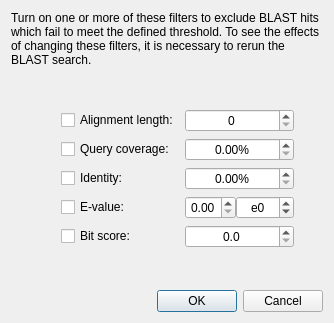
<?xml version="1.0" encoding="UTF-8"?>
<ui version="4.0">
 <class>BlastHitFiltersDialog</class>
 <widget class="QDialog" name="BlastHitFiltersDialog">
  <property name="geometry">
   <rect>
    <x>0</x>
    <y>0</y>
    <width>334</width>
    <height>323</height>
   </rect>
  </property>
  <property name="windowTitle">
   <string>BLAST hit filters</string>
  </property>
  <layout class="QGridLayout" name="gridLayout">
   <item row="5" column="1">
    <widget class="InfoTextWidget" name="eValueInfoText" native="true">
     <property name="sizePolicy">
      <sizepolicy hsizetype="Fixed" vsizetype="Fixed">
       <horstretch>0</horstretch>
       <verstretch>0</verstretch>
      </sizepolicy>
     </property>
     <property name="minimumSize">
      <size>
       <width>16</width>
       <height>16</height>
      </size>
     </property>
     <property name="toolTip">
      <string>&lt;html&gt;&lt;head/&gt;&lt;body&gt;&lt;p&gt;This filter will exclude any BLAST hits with a bit score length less than the specified value. I.e. only hits with a bit score greater than or equal to the value will be included in BLAST results. &lt;/p&gt;&lt;/body&gt;&lt;/html&gt;</string>
     </property>
    </widget>
   </item>
   <item row="2" column="1">
    <widget class="InfoTextWidget" name="alignmentLengthInfoText" native="true">
     <property name="sizePolicy">
      <sizepolicy hsizetype="Fixed" vsizetype="Fixed">
       <horstretch>0</horstretch>
       <verstretch>0</verstretch>
      </sizepolicy>
     </property>
     <property name="minimumSize">
      <size>
       <width>16</width>
       <height>16</height>
      </size>
     </property>
     <property name="toolTip">
      <string>&lt;html&gt;&lt;head/&gt;&lt;body&gt;&lt;p&gt;This filter will exclude any BLAST hits with an alignment length shorter than the specified value. I.e. only hits with an alignment length greater than or equal to the value will be included in BLAST results. &lt;/p&gt;&lt;/body&gt;&lt;/html&gt;</string>
     </property>
    </widget>
   </item>
   <item row="3" column="1">
    <widget class="InfoTextWidget" name="queryCoverageInfoText" native="true">
     <property name="sizePolicy">
      <sizepolicy hsizetype="Fixed" vsizetype="Fixed">
       <horstretch>0</horstretch>
       <verstretch>0</verstretch>
      </sizepolicy>
     </property>
     <property name="minimumSize">
      <size>
       <width>16</width>
       <height>16</height>
      </size>
     </property>
     <property name="toolTip">
      <string>&lt;html&gt;&lt;head/&gt;&lt;body&gt;&lt;p&gt;This filter will exclude any BLAST hits with a query coverage less than the specified value. I.e. only hits with a query coverage greater than or equal to the value will be included in BLAST results. &lt;/p&gt;&lt;/body&gt;&lt;/html&gt;</string>
     </property>
    </widget>
   </item>
   <item row="5" column="3">
    <widget class="QWidget" name="widget" native="true">
     <layout class="QHBoxLayout" name="horizontalLayout">
      <property name="spacing">
       <number>0</number>
      </property>
      <property name="leftMargin">
       <number>0</number>
      </property>
      <property name="topMargin">
       <number>0</number>
      </property>
      <property name="rightMargin">
       <number>0</number>
      </property>
      <property name="bottomMargin">
       <number>0</number>
      </property>
      <item>
       <widget class="QDoubleSpinBox" name="eValueCoefficientSpinBox">
        <property name="alignment">
         <set>Qt::AlignCenter</set>
        </property>
        <property name="maximum">
         <double>9.990000000000000</double>
        </property>
       </widget>
      </item>
      <item>
       <widget class="QSpinBox" name="eValueExponentSpinBox">
        <property name="alignment">
         <set>Qt::AlignCenter</set>
        </property>
        <property name="prefix">
         <string>e</string>
        </property>
        <property name="minimum">
         <number>-999</number>
        </property>
        <property name="maximum">
         <number>1</number>
        </property>
       </widget>
      </item>
     </layout>
    </widget>
   </item>
   <item row="4" column="1">
    <widget class="InfoTextWidget" name="identityInfoText" native="true">
     <property name="sizePolicy">
      <sizepolicy hsizetype="Fixed" vsizetype="Fixed">
       <horstretch>0</horstretch>
       <verstretch>0</verstretch>
      </sizepolicy>
     </property>
     <property name="minimumSize">
      <size>
       <width>16</width>
       <height>16</height>
      </size>
     </property>
     <property name="toolTip">
      <string>&lt;html&gt;&lt;head/&gt;&lt;body&gt;&lt;p&gt;This filter will exclude any BLAST hits with an identity less than the specified value. I.e. only hits with an identity greater than or equal to the value will be included in BLAST results. &lt;/p&gt;&lt;/body&gt;&lt;/html&gt;</string>
     </property>
    </widget>
   </item>
   <item row="6" column="1">
    <widget class="InfoTextWidget" name="bitScoreInfoText" native="true">
     <property name="sizePolicy">
      <sizepolicy hsizetype="Fixed" vsizetype="Fixed">
       <horstretch>0</horstretch>
       <verstretch>0</verstretch>
      </sizepolicy>
     </property>
     <property name="minimumSize">
      <size>
       <width>16</width>
       <height>16</height>
      </size>
     </property>
     <property name="toolTip">
      <string>&lt;html&gt;&lt;head/&gt;&lt;body&gt;&lt;p&gt;This filter will exclude any BLAST hits with a bit score length less than the specified value. I.e. only hits with a bit score greater than or equal to the value will be included in BLAST results.  &lt;/p&gt;&lt;/body&gt;&lt;/html&gt;</string>
     </property>
    </widget>
   </item>
   <item row="2" column="0">
    <spacer name="horizontalSpacer">
     <property name="orientation">
      <enum>Qt::Horizontal</enum>
     </property>
     <property name="sizeHint" stdset="0">
      <size>
       <width>40</width>
       <height>20</height>
      </size>
     </property>
    </spacer>
   </item>
   <item row="4" column="3">
    <widget class="QDoubleSpinBox" name="identitySpinBox">
     <property name="alignment">
      <set>Qt::AlignCenter</set>
     </property>
     <property name="suffix">
      <string>%</string>
     </property>
     <property name="maximum">
      <double>100.000000000000000</double>
     </property>
    </widget>
   </item>
   <item row="8" column="2">
    <spacer name="verticalSpacer">
     <property name="orientation">
      <enum>Qt::Vertical</enum>
     </property>
     <property name="sizeHint" stdset="0">
      <size>
       <width>20</width>
       <height>40</height>
      </size>
     </property>
    </spacer>
   </item>
   <item row="1" column="2">
    <spacer name="verticalSpacer_2">
     <property name="orientation">
      <enum>Qt::Vertical</enum>
     </property>
     <property name="sizeHint" stdset="0">
      <size>
       <width>20</width>
       <height>40</height>
      </size>
     </property>
    </spacer>
   </item>
   <item row="6" column="2">
    <widget class="QCheckBox" name="bitScoreCheckBox">
     <property name="text">
      <string>Bit score:</string>
     </property>
    </widget>
   </item>
   <item row="2" column="3">
    <widget class="QSpinBox" name="alignmentLengthSpinBox">
     <property name="alignment">
      <set>Qt::AlignCenter</set>
     </property>
     <property name="maximum">
      <number>1000000</number>
     </property>
    </widget>
   </item>
   <item row="2" column="4">
    <spacer name="horizontalSpacer_2">
     <property name="orientation">
      <enum>Qt::Horizontal</enum>
     </property>
     <property name="sizeHint" stdset="0">
      <size>
       <width>40</width>
       <height>20</height>
      </size>
     </property>
    </spacer>
   </item>
   <item row="3" column="3">
    <widget class="QDoubleSpinBox" name="queryCoverageSpinBox">
     <property name="alignment">
      <set>Qt::AlignCenter</set>
     </property>
     <property name="suffix">
      <string>%</string>
     </property>
     <property name="maximum">
      <double>100.000000000000000</double>
     </property>
    </widget>
   </item>
   <item row="3" column="2">
    <widget class="QCheckBox" name="queryCoverageCheckBox">
     <property name="text">
      <string>Query coverage:</string>
     </property>
    </widget>
   </item>
   <item row="5" column="2">
    <widget class="QCheckBox" name="eValueCheckBox">
     <property name="text">
      <string>E-value:</string>
     </property>
    </widget>
   </item>
   <item row="2" column="2">
    <widget class="QCheckBox" name="alignmentLengthCheckBox">
     <property name="text">
      <string>Alignment length:</string>
     </property>
    </widget>
   </item>
   <item row="9" column="0" colspan="5">
    <widget class="QDialogButtonBox" name="buttonBox">
     <property name="orientation">
      <enum>Qt::Horizontal</enum>
     </property>
     <property name="standardButtons">
      <set>QDialogButtonBox::Cancel|QDialogButtonBox::Ok</set>
     </property>
    </widget>
   </item>
   <item row="4" column="2">
    <widget class="QCheckBox" name="identityCheckBox">
     <property name="text">
      <string>Identity:</string>
     </property>
    </widget>
   </item>
   <item row="0" column="0" colspan="5">
    <widget class="QLabel" name="filterDescriptionLabel">
     <property name="text">
      <string>Turn on one or more of these filters to exclude BLAST hits which fail to meet the defined threshold. To see the effects of changing these filters, it is necessary to rerun the BLAST search.</string>
     </property>
     <property name="wordWrap">
      <bool>true</bool>
     </property>
    </widget>
   </item>
   <item row="6" column="3">
    <widget class="QDoubleSpinBox" name="bitScoreSpinBox">
     <property name="alignment">
      <set>Qt::AlignCenter</set>
     </property>
     <property name="decimals">
      <number>1</number>
     </property>
     <property name="maximum">
      <double>1000000.000000000000000</double>
     </property>
    </widget>
   </item>
  </layout>
 </widget>
 <customwidgets>
  <customwidget>
   <class>InfoTextWidget</class>
   <extends>QWidget</extends>
   <header>widgets/infotextwidget.h</header>
   <container>1</container>
  </customwidget>
 </customwidgets>
 <tabstops>
  <tabstop>alignmentLengthCheckBox</tabstop>
  <tabstop>alignmentLengthSpinBox</tabstop>
  <tabstop>queryCoverageCheckBox</tabstop>
  <tabstop>queryCoverageSpinBox</tabstop>
  <tabstop>identityCheckBox</tabstop>
  <tabstop>identitySpinBox</tabstop>
  <tabstop>eValueCheckBox</tabstop>
  <tabstop>eValueCoefficientSpinBox</tabstop>
  <tabstop>eValueExponentSpinBox</tabstop>
  <tabstop>bitScoreCheckBox</tabstop>
 </tabstops>
 <resources/>
 <connections>
  <connection>
   <sender>buttonBox</sender>
   <signal>accepted()</signal>
   <receiver>BlastHitFiltersDialog</receiver>
   <slot>accept()</slot>
   <hints>
    <hint type="sourcelabel">
     <x>248</x>
     <y>254</y>
    </hint>
    <hint type="destinationlabel">
     <x>157</x>
     <y>274</y>
    </hint>
   </hints>
  </connection>
  <connection>
   <sender>buttonBox</sender>
   <signal>rejected()</signal>
   <receiver>BlastHitFiltersDialog</receiver>
   <slot>reject()</slot>
   <hints>
    <hint type="sourcelabel">
     <x>316</x>
     <y>260</y>
    </hint>
    <hint type="destinationlabel">
     <x>286</x>
     <y>274</y>
    </hint>
   </hints>
  </connection>
 </connections>
</ui>
